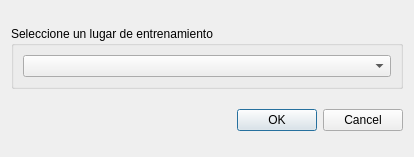
<?xml version="1.0" encoding="UTF-8"?>
<ui version="4.0">
 <class>Dialog_SelectCourt</class>
 <widget class="QDialog" name="Dialog_SelectCourt">
  <property name="geometry">
   <rect>
    <x>0</x>
    <y>0</y>
    <width>414</width>
    <height>157</height>
   </rect>
  </property>
  <property name="minimumSize">
   <size>
    <width>414</width>
    <height>157</height>
   </size>
  </property>
  <property name="maximumSize">
   <size>
    <width>414</width>
    <height>157</height>
   </size>
  </property>
  <property name="windowTitle">
   <string>Selección de cancha</string>
  </property>
  <layout class="QVBoxLayout" name="verticalLayout">
   <item>
    <spacer name="verticalSpacer">
     <property name="orientation">
      <enum>Qt::Vertical</enum>
     </property>
     <property name="sizeHint" stdset="0">
      <size>
       <width>20</width>
       <height>40</height>
      </size>
     </property>
    </spacer>
   </item>
   <item>
    <widget class="QGroupBox" name="groupBox">
     <property name="title">
      <string>Seleccione un lugar de entrenamiento</string>
     </property>
     <layout class="QHBoxLayout" name="horizontalLayout">
      <item>
       <widget class="QComboBox" name="comboBoxcancha"/>
      </item>
     </layout>
    </widget>
   </item>
   <item>
    <spacer name="verticalSpacer_3">
     <property name="orientation">
      <enum>Qt::Vertical</enum>
     </property>
     <property name="sizeHint" stdset="0">
      <size>
       <width>20</width>
       <height>40</height>
      </size>
     </property>
    </spacer>
   </item>
   <item>
    <widget class="QDialogButtonBox" name="buttonBox">
     <property name="orientation">
      <enum>Qt::Horizontal</enum>
     </property>
     <property name="standardButtons">
      <set>QDialogButtonBox::Cancel|QDialogButtonBox::Ok</set>
     </property>
    </widget>
   </item>
   <item>
    <spacer name="verticalSpacer_2">
     <property name="orientation">
      <enum>Qt::Vertical</enum>
     </property>
     <property name="sizeHint" stdset="0">
      <size>
       <width>20</width>
       <height>40</height>
      </size>
     </property>
    </spacer>
   </item>
  </layout>
 </widget>
 <resources/>
 <connections>
  <connection>
   <sender>buttonBox</sender>
   <signal>accepted()</signal>
   <receiver>Dialog_SelectCourt</receiver>
   <slot>accept()</slot>
   <hints>
    <hint type="sourcelabel">
     <x>248</x>
     <y>254</y>
    </hint>
    <hint type="destinationlabel">
     <x>157</x>
     <y>274</y>
    </hint>
   </hints>
  </connection>
  <connection>
   <sender>buttonBox</sender>
   <signal>rejected()</signal>
   <receiver>Dialog_SelectCourt</receiver>
   <slot>reject()</slot>
   <hints>
    <hint type="sourcelabel">
     <x>316</x>
     <y>260</y>
    </hint>
    <hint type="destinationlabel">
     <x>286</x>
     <y>274</y>
    </hint>
   </hints>
  </connection>
 </connections>
</ui>
